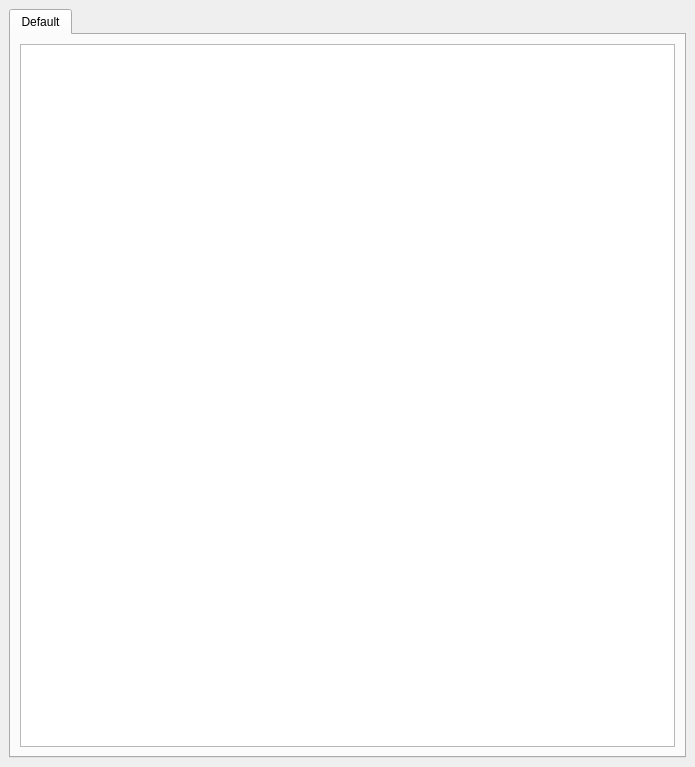
<?xml version="1.0" encoding="UTF-8"?>
<ui version="4.0">
 <class>QxrdScriptDialog</class>
 <widget class="QDockWidget" name="QxrdScriptDialog">
  <property name="geometry">
   <rect>
    <x>0</x>
    <y>0</y>
    <width>695</width>
    <height>767</height>
   </rect>
  </property>
  <property name="windowTitle">
   <string>Script Editor</string>
  </property>
  <widget class="QWidget" name="dockWidgetContents">
   <layout class="QGridLayout" name="gridLayout">
    <item row="0" column="0">
     <widget class="QTabWidget" name="m_ScriptTabs">
      <property name="currentIndex">
       <number>0</number>
      </property>
      <widget class="QWidget" name="tab">
       <attribute name="title">
        <string>Default</string>
       </attribute>
       <layout class="QGridLayout" name="gridLayout_2">
        <item row="0" column="0">
         <widget class="QxrdScriptEditWidget" name="m_DefaultScript">
          <property name="lineWrapMode">
           <enum>QTextEdit::NoWrap</enum>
          </property>
         </widget>
        </item>
       </layout>
      </widget>
     </widget>
    </item>
   </layout>
  </widget>
 </widget>
 <customwidgets>
  <customwidget>
   <class>QxrdScriptEditWidget</class>
   <extends>QTextEdit</extends>
   <header>qxrdscripteditwidget.h</header>
  </customwidget>
 </customwidgets>
 <resources/>
 <connections/>
</ui>
